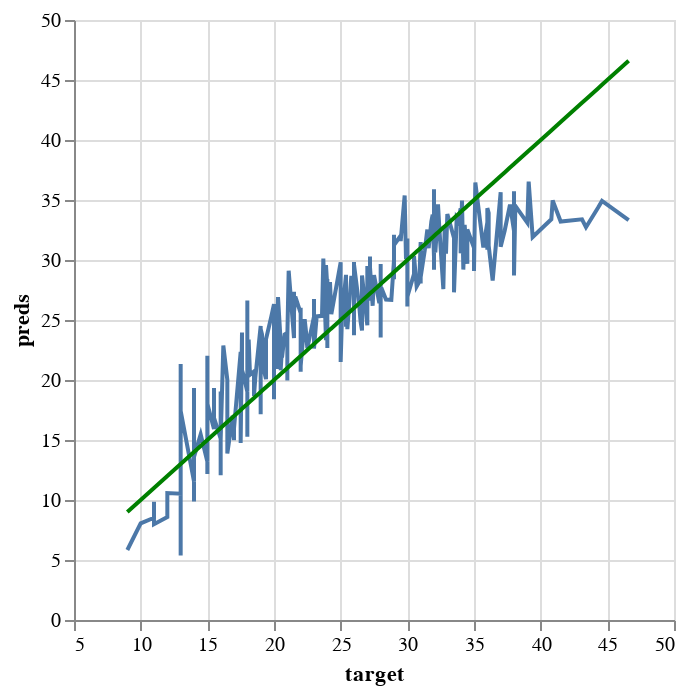

The cell this chart's notebook holds for it:
### Code cell
# Solution
perfect_test = alt.Chart(pd.DataFrame({'target': y_train, 'preds': y_train})).mark_line(color='green').encode(
    x='target',
    y='preds'
)

pred_chart_test = alt.Chart(pd.DataFrame({'target': y_train, 'preds': y_train_preds})).mark_line().encode(
    x='target',
    y='preds'
  )

pred_chart_test + perfect_test

### Figure 1 — Vega-Lite specification as saved in the notebook (floating-point values rounded to 4 significant figures; data arrays with more than 128 entries replaced by an {"elided": "..."} marker saying what was removed)
{"config": {"view": {"continuousWidth": 300, "continuousHeight": 300}}, "layer": [{"data": {"name": "data-2c3932e9cc65afc0d5056b4369c506cd"}, "mark": {"type": "line"}, "encoding": {"x": {"field": "target", "type": "quantitative"}, "y": {"field": "preds", "type": "quantitative"}}}, {"data": {"name": "data-98800040c4ddab3c7c1c73d84379a6b4"}, "mark": {"type": "line", "color": "green"}, "encoding": {"x": {"field": "target", "type": "quantitative"}, "y": {"field": "preds", "type": "quantitative"}}}], "$schema": "https://vega.github.io/schema/vega-lite/v5.20.1.json", "datasets": {"data-2c3932e9cc65afc0d5056b4369c506cd": {"elided": "318 records"}, "data-98800040c4ddab3c7c1c73d84379a6b4": {"elided": "318 records"}}}
